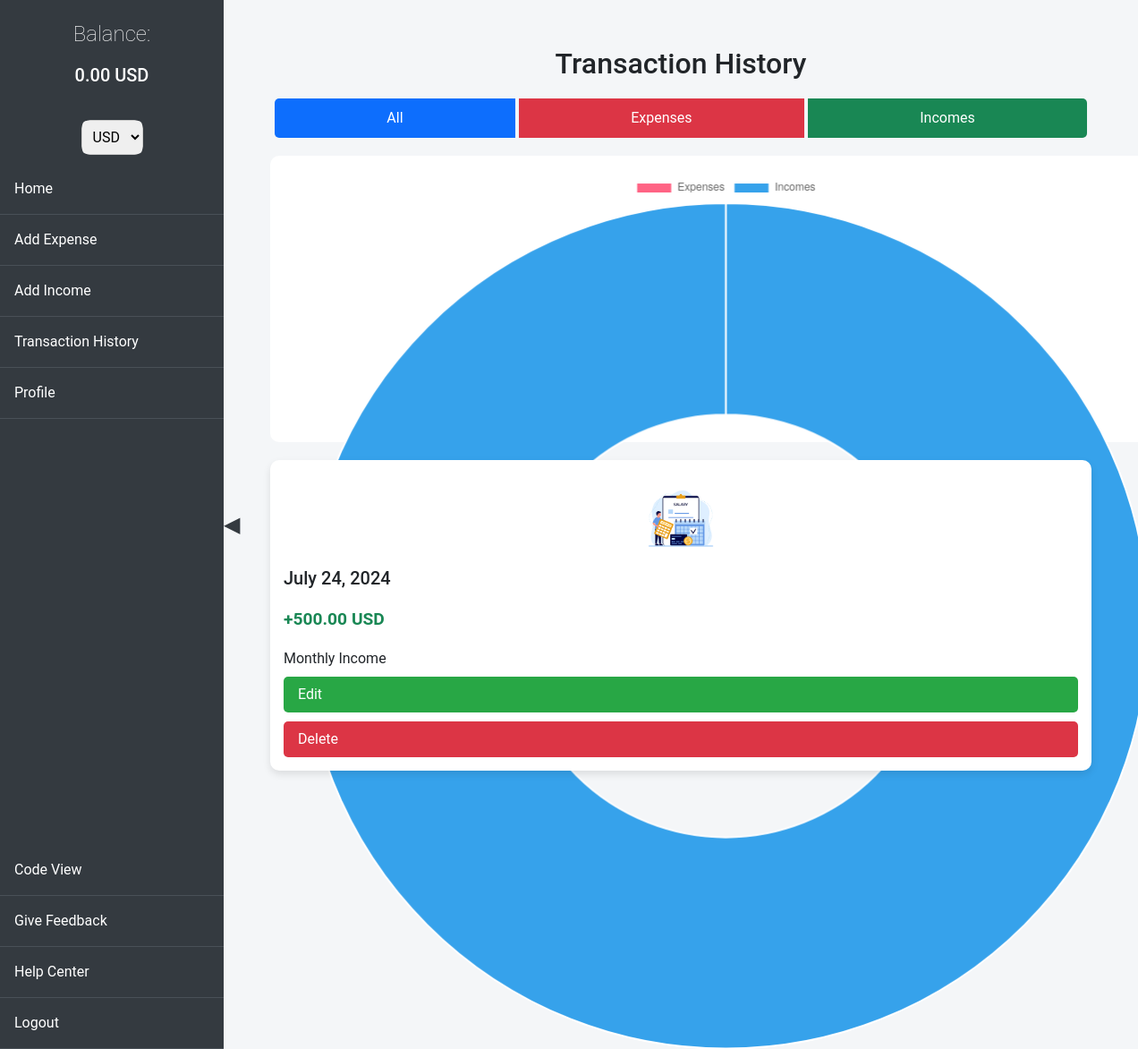
Page / (signed in) on the earlier database version.
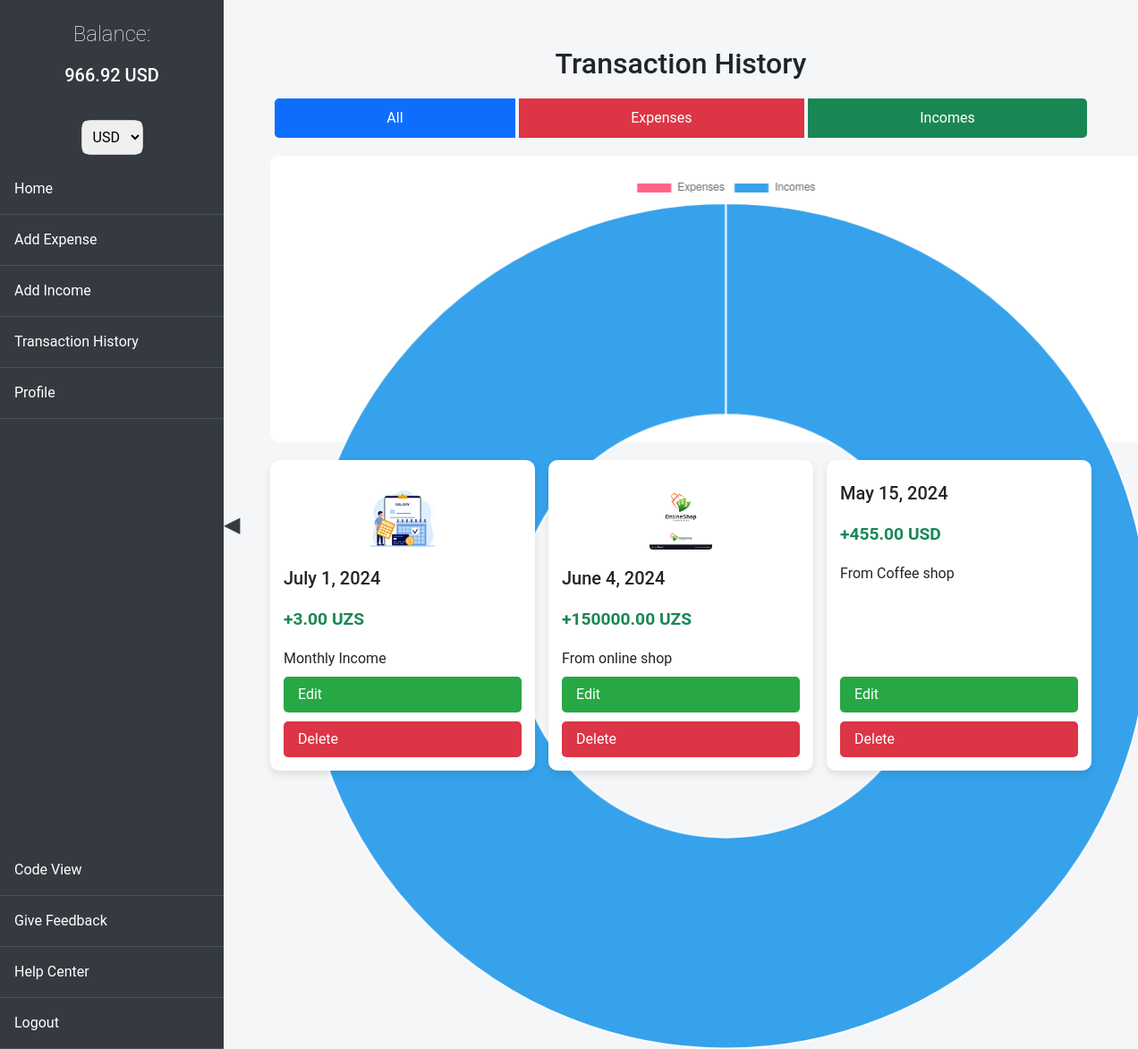
Same page on the later database version.
### history/models.py (models this page shows, shortened)
class Income(models.Model):
    CURRENCY_CHOICES = [
        ('UZS', 'Uzbekistani Som'),
        ('USD', 'US Dollar'),
        ('RUB', 'Russian Rouble'),
    ]
    PAYMENT_METHOD_CHOICES = [
        ('cash', 'Cash'),
        ('card', 'Card'),
        ('crypto', 'Crypto'),
    ]
    amount = models.DecimalField(max_digits=10, decimal_places=2)
    income_type = models.ForeignKey(IncomeType, on_delete=models.SET_NULL, null=True, blank=True)
    manual_income_type = models.CharField(max_length=255, null=True, blank=True)
    manual_income_image = models.ImageField(upload_to='manual_income_types/', null=True, blank=True)
    image = models.ImageField(upload_to='incomes/', null=True, blank=True)
    date = models.DateField()
    account_balance = models.ForeignKey(AccountBalance, on_delete=models.CASCADE)
    currency = models.CharField(max_length=3, choices=CURRENCY_CHOICES, default='UZS')
    payment_method = models.CharField(max_length=6, choices=PAYMENT_METHOD_CHOICES, default='cash')

class IncomeType(models.Model):
    name = models.CharField(max_length=255)
    image = models.ImageField(upload_to='income_types/', null=True, blank=True)

### history/views.py (the view)
# urls.py: path('', views.index, name='index'),
@login_required
def index(request):
    selected_currency = get_selected_currency(request)
    account_balance = get_object_or_404(AccountBalance, user=request.user)
    expenses = Expense.objects.select_related('expense_type', 'account_balance').filter(account_balance__user=request.user)
    incomes = Income.objects.select_related('income_type', 'account_balance').filter(account_balance__user=request.user)
    total_expenses = sum(convert_to_uzs(expense.amount, expense.currency) for expense in expenses)
    total_incomes = sum(convert_to_uzs(income.amount, income.currency) for income in incomes)
    converted_total_expenses = total_expenses / Decimal(CURRENCY_RATES[selected_currency])
    converted_total_incomes = total_incomes / Decimal(CURRENCY_RATES[selected_currency])
    logger.debug(f"Total Expenses in UZS: {total_expenses}, Converted: {converted_total_expenses}")
    logger.debug(f"Total Incomes in UZS: {total_incomes}, Converted: {converted_total_incomes}")
    balance = account_balance.balance
    converted_balance = balance / Decimal(CURRENCY_RATES[selected_currency])
    transactions = [
        {
            'date': obj.date.strftime('%Y-%m-%d'),
            'amount': -convert_to_uzs(obj.amount, obj.currency) / Decimal(CURRENCY_RATES[selected_currency]),
            'type': 'expense'
        } for obj in expenses
    ] + [
        {
            'date': obj.date.strftime('%Y-%m-%d'),
            'amount': convert_to_uzs(obj.amount, obj.currency) / Decimal(CURRENCY_RATES[selected_currency]),
            'type': 'income'
        } for obj in incomes
    ]
    context = {
        'expenses': expenses,
        'incomes': incomes,
        'total_expenses': converted_total_expenses,
        'total_incomes': converted_total_incomes,
        'balance': converted_balance,
        'currency': selected_currency,
        'transactions': transactions,
    }
    return render(request, 'history/index.html', context)

### history/context_processors.py (called while the page is built)
def account_balance(request):
    if request.user.is_authenticated:
        account_balance, created = AccountBalance.objects.get_or_create(user=request.user)
        return {'balance': account_balance.balance}
    return {}

### history/views.py (called while the page is built)
def convert_to_uzs(amount, currency):
    if currency not in CURRENCY_RATES:
        raise ValueError("Unsupported currency type")
    return amount * Decimal(CURRENCY_RATES[currency])

def get_selected_currency(request):
    return request.session.get('currency', 'USD')

### templates/history/index.html (shortened to what this page needs)
{% extends 'base.html' %}
{% block content %}
<h1>Transaction History</h1>
<div class="btn-group" role="group" aria-label="View Options">
    <button id="view-all" class="btn btn-primary" onclick="updateChart('all')">All</button>
    <button id="view-expenses" class="btn btn-danger" onclick="updateChart('expenses')">Expenses</button>
    <button id="view-incomes" class="btn btn-success" onclick="updateChart('incomes')">Incomes</button>
</div>
<div class="chart-container">
</div>
<div class="transaction-cards">
    {% for income in incomes %}
    <div class="transaction-card">
        {% if income.income_type.image %}
        <img src="{{ income.income_type.image.url }}" alt="Income Image" width="80">
        {% endif %}
        <div class="t-card-wrap">
            <div class="t-cards-wrap">
                <h5>{{ income.date }}</h5>
                <p class="amount text-success">+{{ income.amount|floatformat:2 }} {{ income.currency }}</p>
                <p>{{ income.income_type.name }}</p>
            </div>
        </div>
        <div class="actions">
            <a href="{% url 'edit_income' income.pk %}" class="edit">Edit</a>
            <a href="{% url 'delete_income' income.id %}" class="delete-button" data-action="{% url 'delete_income' income.id %}">Delete</a>
        </div>
    </div>
    {% endfor %}
</div>
{% endblock %}

### templates/base.html (shortened to what this page needs)
<!DOCTYPE html>
<html lang="en">
<head>
    <link href="https://cdn.jsdelivr.net/npm/bootstrap@5.3.0/dist/css/bootstrap.min.css" rel="stylesheet">
    <link href="https://cdnjs.cloudflare.com/ajax/libs/animate.css/4.1.1/animate.min.css" rel="stylesheet">
</head>
<body>
    <div class="sidebar">
        <div class="balance">
            <p style="font-weight: 200;">Balance:</p> <h5 id="balance">{{ balance|floatformat:2 }} {{ currency }}</h5>
        </div>
        <form method="get" action="{% url 'index' %}" class="currency-selector">
            <select name="currency" onchange="this.form.submit()">
                <option value="USD" {% if currency == 'USD' %}selected{% endif %}>USD</option>
            </select>
        </form>
        <a href="{% url 'index' %}">Home</a>
        <a href="{% url 'add_expense' %}">Add Expense</a>
        <a href="{% url 'add_income' %}">Add Income</a>
        <a href="{% url 'history' %}">Transaction History</a>
        <a href="{% url 'users:profile' %}">Profile</a>
        <div class="mt-auto w-100">
            <a href="https://github.com/AzizDev00/transactions_history" target="_blank">Code View</a>
            <a href="https://github.com/AzizDev00/transactions_history" target="_blank">Give Feedback</a>
            <a href="https://t.me/azizbek2308" target="_blank">Help Center</a>
            <a href="{% url 'users:logout' %}">Logout</a>
        </div>
    </div>
    <div class="sidebar-toggle" onclick="toggleSidebar()">&#9664;</div>
    <div class="content">
        <div class="main-content">
            {% block content %}{% endblock %}
        </div>
    </div>
</body>
</html>

### templates/base.html (style rules this page uses)
body { font-family: 'Arial', sans-serif; background-color: #f8f9fa; margin: 0; padding: 0; display: flex; flex-direction: column; }
.sidebar { width: 250px; background-color: #343a40; color: white; position: fixed; top: 0; bottom: 0; left: 0; z-index: 1000; display: flex; flex-direction: column; align-items: center; transition: transform 0.3s ease; }
.sidebar a { display: block; color: white; text-decoration: none; padding: 1em; width: 100%; text-align: left; border-bottom: 1px solid #495057; transition: background-color 0.3s; }
.content { margin-left: 250px; padding: 2em; flex-grow: 1; transition: margin-left 0.3s ease; }
.transaction-cards { display: flex; flex-wrap: wrap; gap: 1em; margin-top: 20px; }
.transaction-card { background-color: white; box-shadow: 0 4px 8px rgba(0, 0, 0, 0.1); border-radius: 8px; padding: 1em; flex: 1 1 calc(25% - 1em); display: flex; flex-direction: column; transition: transform 0.3s ease, box-shadow 0.3s ease; }
.transaction-card h5, .transaction-card p { margin: 0; padding: 0.5em 0; }
.transaction-card .amount { font-size: 1.2em; font-weight: bold; }
.transaction-card img { max-width: 100%; max-height: 75px; margin-top: 10px; border-radius: 4px; object-fit: cover; }
.transaction-card .actions { margin-top: auto; display: flex; justify-content: space-between; }
.transaction-card .actions a { text-decoration: none; padding: 0.5em 1em; border-radius: 5px; }
.transaction-card .actions .edit { background-color: #28a745; color: white; }
.chart-container { display: flex; justify-content: center; margin-top: 2em; }
.sidebar-toggle { position: absolute; top: 50%; left: 250px; transform: translateY(-50%); font-size: 24px; cursor: pointer; color: #343a40; z-index: 1001; }
.balance { font-size: 1.5em; font-weight: bold; margin: 20px 0; text-align: center; }
.currency-selector { margin: 10px 0; }
form { border: 1px solid #ccc; border-radius: 10px; background: #f9f9f9; }
input[type="text"], select { width: 100%; padding: 8px; box-sizing: border-box; border: 1px solid #ccc; border-radius: 5px; border: none; }
.btn { padding: 10px 20px; margin: 5px; border: none; border-radius: 5px; cursor: pointer; }
.btn-danger { background-color: #dc3545; color: white; }

### templates/history/index.html (style rules this page uses)
body { font-family: 'Roboto', sans-serif; background-color: #f4f6f8; margin: 0; padding: 20px; }
h1 { font-size: 2em; margin-bottom: 20px; text-align: center; }
.btn-group { display: flex; justify-content: center; margin-bottom: 20px; }
.btn-group .btn { margin: 0 5px; }
.chart-container { position: relative; height: 40vh; width: 80vw; margin: 0 auto; background: #fff; border-radius: 10px; padding: 20px; }
.transaction-cards { display: flex; flex-wrap: wrap; gap: 15px; justify-content: center; }
.transaction-card { display: flex; flex-direction: column; width: calc(25% - 15px); padding: 15px; border-radius: 10px; background: #fff; box-shadow: 0 4px 8px rgba(0, 0, 0, 0.1); transition: transform 0.3s ease, box-shadow 0.3s ease; box-sizing: border-box; position: relative; }
.t-cards-wrap { display: flex; flex-direction: column; justify-content: space-between; }
.t-card-wrap { display: flex; flex-direction: column; }
.amount { font-size: 1.2em; margin: 5px 0; }
.text-success { color: #28a745; }
.actions { margin-top: 10px; display: flex; flex-direction: column; gap: 10px; }
.edit, .delete-button { display: inline-block; padding: 10px 15px; font-size: 1em; color: #fff; border: none; border-radius: 5px; text-decoration: none; cursor: pointer; transition: background-color 0.3s ease; }
.edit { background: #007bff; }
.delete-button { background: #dc3545; }
.transaction-card img { max-height: 75px; width: auto; margin-bottom: 10px; align-self: center; }

Differences in the rows shown:
removed Income: income_type.image (picture), date "July 24, 2024", amount "500.00", currency "USD", income_type.name "Monthly Income"
added Income: income_type.image (picture), date "July 1, 2024", amount "3.00", currency "UZS", income_type.name "Monthly Income"
added Income: income_type.image (picture), date "June 4, 2024", amount "150000.00", currency "UZS", income_type.name "From online shop"
added Income: date "May 15, 2024", amount "455.00", currency "USD", income_type.name "From Coffee shop"
Other differences:
{{ balance|floatformat:2 }}: "0.00" → "966.92"
